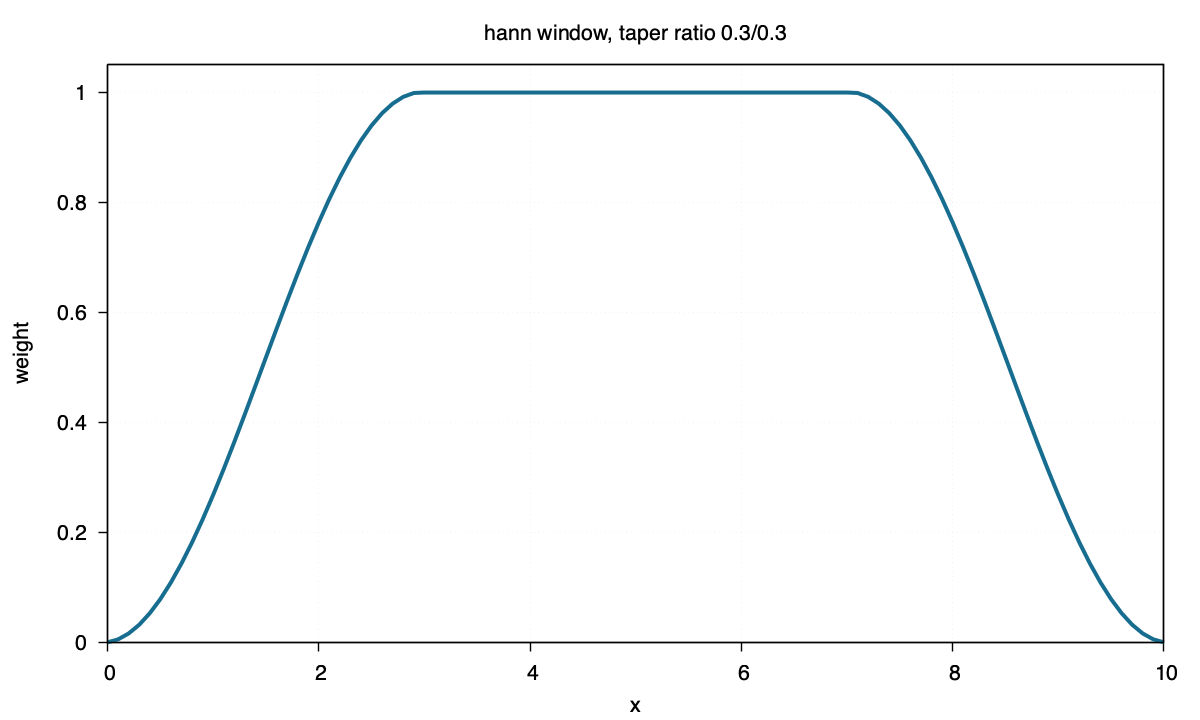

gnuplot code for this plot:
set terminal pngcairo size 1200,720 enhanced font "Helvetica,16"
set output "hann.png"
set title "hann window, taper ratio 0.3/0.3"
set xlabel "x"
set ylabel "weight"
set xrange [0:10]
set yrange [0:1.05]
set border lw 1.4
set tics out nomirror
set grid lw 1 lc rgb "#d8dee9"
set key off
plot "hann.txt" using 1:2 with lines lw 4 lc rgb "#176d8f"
